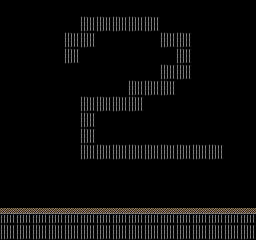

Tiled map render using the project's own tile images. Description and the whole map definition, tile-layer contents included, below:
An orthogonal 16x15 tile map with 16x16 px tiles, 1 tile layer (Tile Layer 1) and 3 objects.

<map version="1.2" tiledversion="1.3.4" orientation="orthogonal" renderorder="right-down" width="16" height="15" tilewidth="16" tileheight="16" infinite="0" nextlayerid="16" nextobjectid="225">
 <tileset firstgid="1" source="TileSet.tsx" />
 <layer id="1" name="Tile Layer 1" width="16" height="15">
  <data encoding="csv">
0,0,0,0,0,0,0,0,0,0,0,0,0,0,0,0,
0,0,0,0,0,14,14,14,14,14,0,0,0,0,0,0,
0,0,0,0,14,14,0,0,0,0,14,14,0,0,0,0,
0,0,0,0,14,0,0,0,0,0,0,14,0,0,0,0,
0,0,0,0,0,0,0,0,0,0,14,14,0,0,0,0,
0,0,0,0,0,0,0,0,14,14,14,0,0,0,0,0,
0,0,0,0,0,14,14,14,14,0,0,0,0,0,0,0,
0,0,0,0,0,14,0,0,0,0,0,0,0,0,0,0,
0,0,0,0,0,14,0,0,0,0,0,0,0,0,0,0,
0,0,0,0,0,14,14,14,14,14,14,14,14,14,0,0,
0,0,0,0,0,0,0,0,0,0,0,0,0,0,0,0,
0,0,0,0,0,0,0,0,0,0,0,0,0,0,0,0,
0,0,0,0,0,0,0,0,0,0,0,0,0,0,0,0,
10,10,10,10,10,10,10,10,10,10,10,10,10,10,10,10,
14,14,14,14,14,14,14,14,14,14,14,14,14,14,14,14
</data>
 </layer>
 <objectgroup id="12" name="EndShard">
  <object id="224" x="208" y="176" width="16" height="16" />
 </objectgroup>
 <objectgroup id="14" name="EnemyStationaryR" />
 <objectgroup id="15" name="Checkpoint" />
 <objectgroup id="13" name="EnemyStationaryL" />
 <objectgroup id="8" name="BlastShard" />
 <objectgroup id="2" name="Cole">
  <object id="223" x="16" y="192" width="16" height="16" />
 </objectgroup>
 <objectgroup id="3" name="Platforms">
  <object id="220" x="0" y="208" width="256" height="32" />
 </objectgroup>
 <objectgroup id="8" name="Pole" />
 <objectgroup id="9" name="Enemy" />
 <objectgroup id="9" name="Ledge" />
 <objectgroup id="4" name="Water" />
 <objectgroup id="5" name="Rail" />
 <objectgroup id="6" name="ElePhone" />
 <objectgroup id="7" name="EleJunc" />
 <objectgroup id="11" name="People" />
</map>
